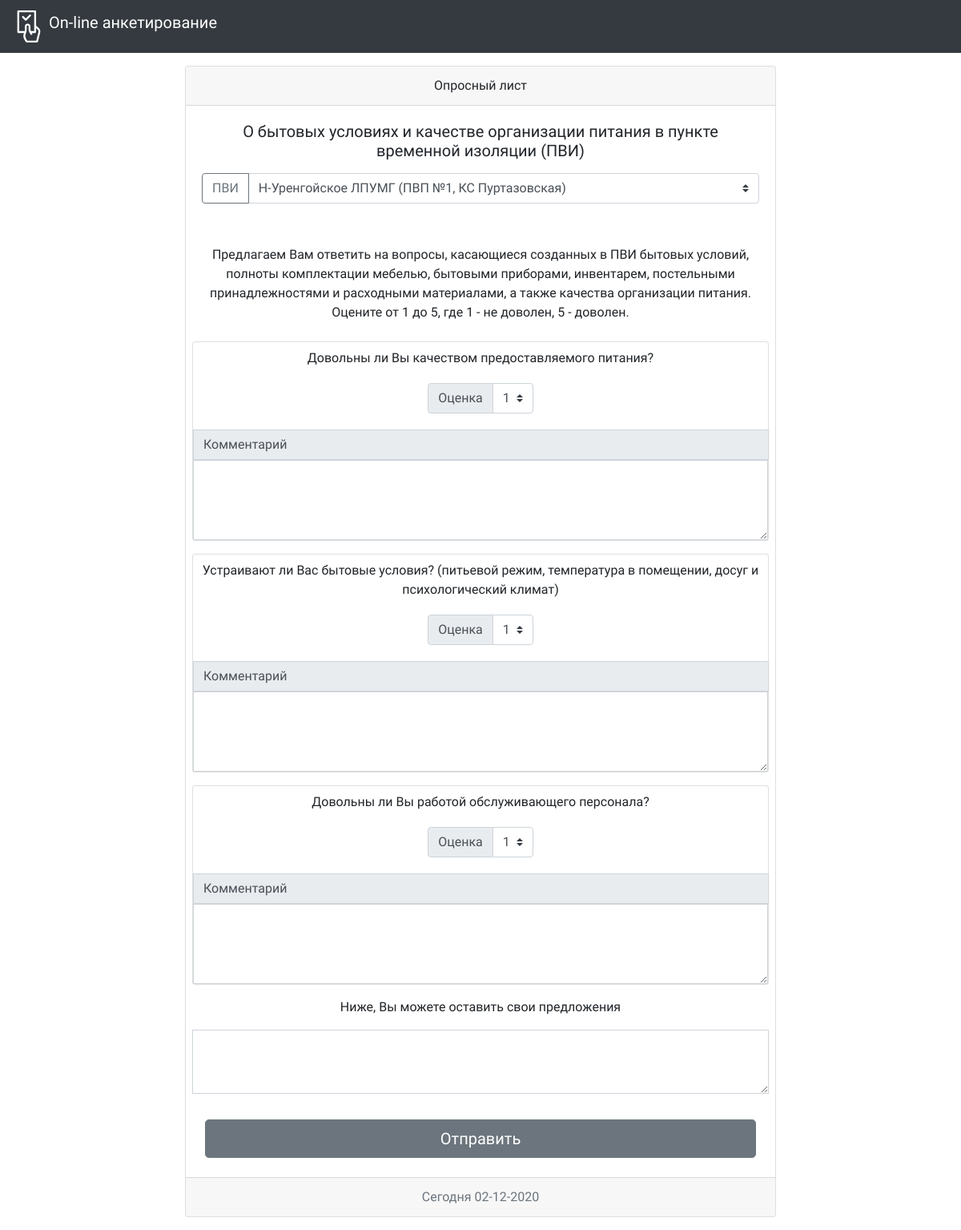
The page / on the database its author committed.
### voting/models.py (models this page shows)
class Список_вопросов(models.Model):
    question_text = models.TextField()
    date = models.DateField()
    def __str__(self):
        return self.question_text

### voting/views.py (the view)
# urls.py: path("", index, name="main"),
def index(request):
    if request.method == "POST":
        link = 'http://anketa-pvi.ru'
        vote_date = request.COOKIES['vote_date']
        date = Дата_окончания_голосования.objects.all()
        tmp = vote_date_check(request, date)
        upd_date = False
        if not tmp[0]:
            print('-----------------> Дата окончания голосования изменилась')
            upd_date = True
        else:
            print('-----------------> Дата окончания голосования НЕ изменилась')
        try:
            isVote = request.COOKIES['isVote']
            if isVote and tmp[0]:
                data = {
                "link" : link,
                "text" : "Вы уже голосовали",
                }
                response = HttpResponse(render(request, "answer.html", context=data))
                if upd_date:
                    response.set_cookie("end_date", tmp[1], max_age=60*60*24*60)  # утстановка в куки даты голосвания для проверки е изменения
                else:
                    response.set_cookie("end_date", tmp[1], max_age=60*60*24*60)  # утстановка в куки даты голосвания для проверки е изменения
                return response
        except:
            pass
        end_date = str(date[0])
        num_1_day, num_1_mounth, = int(vote_date[3:]), int(vote_date[:2])
        num_2_day, num_2_mounth, = int(end_date[8:10]), int(end_date[5:7])
        if num_1_mounth <= num_2_mounth:
            if num_1_day <= num_2_day and num_1_mounth == num_2_mounth:
                status = "OK"
            elif num_1_mounth < num_2_mounth:
                status = "OK"
            else:
                status = "NOT_OK"
        else:
                status = "NOT_OK"
        if status == "NOT_OK":
            data = {
            "link" : link,
            "text" : "Данный опрос завершился " + end_date,
            }
            response = HttpResponse(render(request, "answer.html", context=data))
            if upd_date:
                d1 = datetime.datetime.strptime(str(num_1_day)+"."+ str(num_1_mounth) +".2020", "%d.%m.%Y") # vote day
                d2 = datetime.datetime.strptime(str(num_2_day)+"."+ str(num_2_mounth) +".2020", "%d.%m.%Y") # end of vote day
                days_expire = (d2-d1).days
                response.set_cookie("end_date", tmp[1], max_age=60*60*24*days_expire)  # утстановка в куки даты голосвания для проверки е изменения
            else:
                response.set_cookie("end_date", str(num_2_day)+"."+ str(num_2_mounth), max_age=60*60*24)  # утстановка в куки даты голосвания для проверки е изменения
            return response
        else:
            d1 = datetime.datetime.strptime(str(num_1_day)+"."+ str(num_1_mounth) +".2020", "%d.%m.%Y") # vote day
            d2 = datetime.datetime.strptime(str(num_2_day)+"."+ str(num_2_mounth) +".2020", "%d.%m.%Y") # end day для расчета длительнсти куки
            days_expire = (d2 - d1).days
            questions_query = Список_вопросов.objects.all()
            questions_list = []
            for question in questions_query:
                questions_list.append(question.question_text)
            try:
                answers_list = []
                comment_list = []
                for el in questions_list:
                    answers_list.append(request.POST[el+'_mark'])
                    comment_temp = str(request.POST[el+'_comment'])
                    if comment_temp == '': comment_list.append('None')
                    else : comment_list.append(comment_temp)
            except MultiValueDictKeyError:
                pass
            results = []
            unique_id = random.randint(0, 300000)
            try:
                for i in range(len(answers_list)):
                    results.append([questions_list[i], answers_list[i], comment_list[i]])
                    Список_ответов(Вопрос=questions_list[i], Оценка=answers_list[i], unique_key=unique_id, Комментарий=comment_list[i], ПВИ=str(request.POST['select_pvi'])).save()
            except:
                pass
            if str(request.POST['wishes_text']) != '': Общие_комментарии(unique_key=unique_id, Пожелание=str(request.POST['wishes_text'])).save()
            data = {
                "link" : link,
                "days_expire" : "До конца опроса осталось " +str(days_expire)+ " суток",
                "date" : num_2_mounth,
                "a" : results,
            }#2020-11-18
            response = HttpResponse(render(request, "answer.html", context=data))
            if days_expire > 0:
                response.set_cookie("isVote", True, max_age=60*60*24*days_expire)
                if upd_date:
                    response.set_cookie("end_date", tmp[1], max_age=60*60*24*days_expire)  # утстановка в куки даты голосвания для проверки е изменения
                else:
                    response.set_cookie("end_date", str(num_2_day)+"."+ str(num_2_mounth), max_age=60*60*24*days_expire)  # утстановка в куки даты голосвания для проверки е изменения
            else:
                response.set_cookie("isVote", True, max_age=60*60*10)
            return response
    else:
        now = datetime.datetime.now()
        questions_list = Список_вопросов.objects.all()
        PVI_list = Список_ПВИ.objects.all()
        data = {
            "PVI" : PVI_list,
            "questions_list" : questions_list,
            "current_date" : now.strftime("%d-%m-%Y"),
        }
        return render(request, "index.html", context=data)

### voting/models.py (called while the page is built)
    def __str__(self):
        return str(self.Название_ПВИ)

### templates/index.html (shortened to what this page needs)
<!DOCTYPE html>
{% load static %}
<html lang="en">
  <head>
    <link rel="stylesheet" href="https://maxcdn.bootstrapcdn.com/bootstrap/4.0.0/css/bootstrap.min.css">
    <link rel="stylesheet" href="{% static "css/styles.css" %}" />
  </head>
  <body>
    <nav class="navbar navbar-dark bg-dark">
    <a class="navbar-brand" href="/stats_login">
        <img src="{% static "images/vote.svg" %}" width="40" height="40" class="d-inline-block align-top" alt="Logo">
        On-line анкетирование
    </a>
    </nav>
    <div style="margin-right: 0; margin-left: 0;" class="row">
        <div class="col-md-2"></div>
        <div class="col-md-8">
            <form method="POST">
            <div class="card text-center m-3">
            <div class="card-header">
                Опросный лист
            </div>
            <div class="card-body">
                <h5 class="card-title">О бытовых условиях и качестве организации питания в пункте временной изоляции (ПВИ)</h5>
                <p class="card-text">
                <div class="input-group mb-3">
                <div class="input-group mb-3">
                <div class="input-group-prepend">
                    <button class="btn btn-outline-secondary" type="button">ПВИ</button>
                </div>
                <select name="select_pvi" class="custom-select" id="inputGroupSelect03" >
                    {% for pv in PVI %}
                        <option value="{{ pv }}">{{ pv }}</option>
                    {% endfor %}
                </select>
                </div>
                </p>
            </div>
            </div>
            <p class="card-text">Предлагаем Вам ответить на вопросы, касающиеся созданных в ПВИ бытовых условий, полноты комплектации мебелью, бытовыми приборами, инвентарем, постельными принадлежностями и расходными материалами, а также качества организации питания. Оцените от 1 до 5, где 1 - не доволен, 5 - доволен.</p>
            {% for question in questions_list %}
                <div class="card text-center m-2">
                    <p class="card-text m-2">{{ question }}</p>
                    <div style="display: flex; justify-content: center; margin-top: -25px;" class="card-body">
                        <div class="row mt-3">
                            <div class="col-12">
                                <div class="input-group">
                                    <div class="input-group-prepend">
                                    <label class="input-group-text" for="inputGroupSelect01">Оценка</label>
                                    </div>
                                    <select name="{{question}}_mark" class="custom-select">
                                        <option value="1">1</option>
                                    </select>
                                </div>
                            </div>
                        </div>
                    </div>
                    <div class="input-group-prepend">
                            <span style="width: 100%; border-radius: 0;" class="input-group-text">Комментарий</span>
                    </div>
                    <textarea name="{{question}}_comment"  style="width: 100%; border-radius: 0; min-height: 100px;" class="form-control" aria-label="With textarea"></textarea>
                </div>
            {% endfor %}
            <div class="m-2">
                <p class="card-text"> Ниже, Вы можете оставить свои предложения</p>
                <textarea name="wishes_text" style="width: 100%; border-radius: 0; min-height: 80px;" class="form-control" aria-label="With textarea"></textarea>
            </div>
            <button id="send" value="Send" type="submit" class="btn btn-secondary btn-lg m-4">Отправить</button>
            <div class="card-footer text-muted">
                Сегодня {{ current_date }}
            </div>
            </div>
        </div>
  </body>
</html>

### static/css/styles.css (style rules this page uses)
* { padding: 0; margin: 0; }
body { font-family: Comfortaa; overflow-x: hidden; }
a { color: #6c757d; outline: none; }

### rows shown on the page
Список_вопросов: question_text "Довольны ли Вы качеством предоставляемого питания?", question_text "1"
Список_вопросов: question_text "Устраивают ли Вас бытовые условия? (питьевой режим, температура в помещении, досуг и психологический климат)", question_text "1"
Список_вопросов: question_text "Довольны ли Вы работой обслуживающего персонала?", question_text "1"

### other values the page prints
form field select_pvi "Н-Уренгойское ЛПУМГ (ПВП №1, КС Пуртазовская)"
